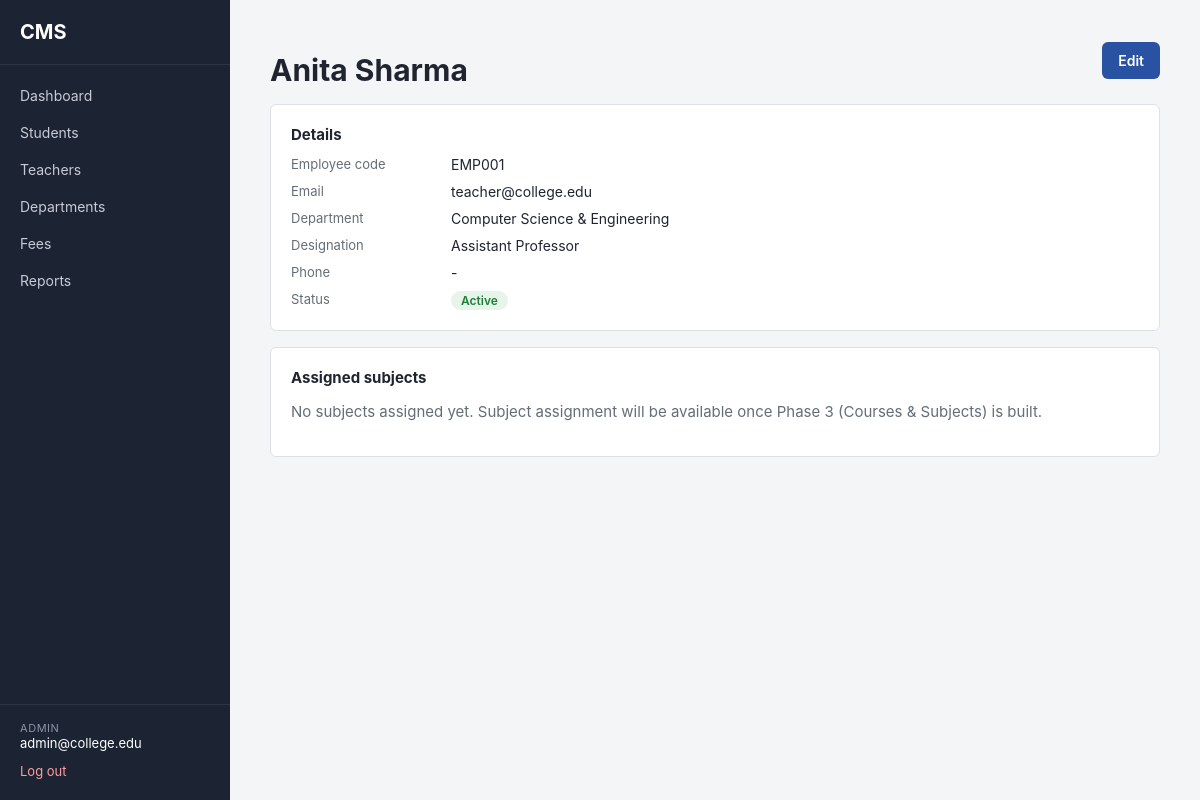
The app's page /admin/teachers/1 (signed in) with its own data.
### app/models/user.py (models this page shows, shortened)
class User(db.Model, UserMixin, TimestampMixin):
    __tablename__ = "users"
    id = db.Column(db.Integer, primary_key=True)
    email = db.Column(db.String(120), unique=True, nullable=False, index=True)
    password_hash = db.Column(db.String(255), nullable=False)
    role = db.Column(db.String(20), nullable=False)
    is_active_account = db.Column(db.Boolean, default=True, nullable=False)
    student_profile = db.relationship(
        "Student", backref="user", uselist=False, cascade="all, delete-orphan"
    )
    teacher_profile = db.relationship(
        "Teacher", backref="user", uselist=False, cascade="all, delete-orphan"
    )
    @property
    def is_active(self):
        return self.is_active_account
    def is_admin(self):
        return self.role == "admin"

### app/models/teacher.py (models this page shows, shortened)
class Teacher(db.Model, TimestampMixin):
    __tablename__ = "teachers"
    id = db.Column(db.Integer, primary_key=True)
    user_id = db.Column(
        db.Integer, db.ForeignKey("users.id"), unique=True, nullable=False
    )
    employee_code = db.Column(db.String(30), unique=True, nullable=False)
    full_name = db.Column(db.String(150), nullable=False)
    phone = db.Column(db.String(20), nullable=True)
    designation = db.Column(db.String(50), nullable=True)  # e.g. "Assistant Professor"
    department_id = db.Column(
        db.Integer, db.ForeignKey("departments.id"), nullable=False
    )
    is_active_teacher = db.Column(db.Boolean, default=True, nullable=False)
    subjects = db.relationship("Subject", backref="teacher", lazy=True)

### app/models/department.py (models this page shows, shortened)
class Department(db.Model, TimestampMixin):
    __tablename__ = "departments"
    id = db.Column(db.Integer, primary_key=True)
    name = db.Column(db.String(100), unique=True, nullable=False)
    code = db.Column(db.String(10), unique=True, nullable=False)  # e.g. "CSE"
    courses = db.relationship("Course", backref="department", lazy=True)
    teachers = db.relationship("Teacher", backref="department", lazy=True)

### app/routes/teachers.py (the view)
@teachers_bp.route("/<int:teacher_id>")
@login_required
@role_required("admin")
def view_teacher(teacher_id):
    teacher = Teacher.query.get_or_404(teacher_id)
    return render_template("teachers/profile.html", teacher=teacher)

### app/templates/teachers/profile.html (shortened to what this page needs)
{% extends "base.html" %}
{% block content %}
<div class="page-header">
    <h1>{{ teacher.full_name }}</h1>
    <a href="{{ url_for('teachers.edit_teacher', teacher_id=teacher.id) }}" class="btn btn-primary">Edit</a>
</div>
<div class="card">
    <h2 class="card-title">Details</h2>
    <dl class="detail-grid">
        <dt>Employee code</dt><dd>{{ teacher.employee_code }}</dd>
        <dt>Email</dt><dd>{{ teacher.user.email }}</dd>
        <dt>Department</dt><dd>{{ teacher.department.name if teacher.department else "-" }}</dd>
        <dt>Designation</dt><dd>{{ teacher.designation or "-" }}</dd>
        <dt>Phone</dt><dd>{{ teacher.phone or "-" }}</dd>
        <dt>Status</dt>
        <dd>
            <span class="badge {{ 'badge-success' if teacher.is_active_teacher else 'badge-muted' }}">
                {{ "Active" if teacher.is_active_teacher else "Inactive" }}
            </span>
        </dd>
    </dl>
</div>
<div class="card">
    <h2 class="card-title">Assigned subjects</h2>
    {% if teacher.subjects %}
    <ul class="plain-list">
        {% for subject in teacher.subjects %}
            <li>{{ subject.name }} ({{ subject.code }})</li>
        {% endfor %}
    </ul>
    {% else %}
    <p class="text-muted">No subjects assigned yet. Subject assignment will be available once Phase 3 (Courses & Subjects) is built.</p>
    {% endif %}
</div>
{% endblock %}

### app/templates/base.html (shortened to what this page needs)
<!DOCTYPE html>
<html lang="en">
<head>
    <link rel="stylesheet" href="{{ url_for('static', filename='css/style.css') }}">
</head>
<body>
{% if current_user.is_authenticated %}
<div class="layout">
    <aside class="sidebar">
        <div class="sidebar-brand">CMS</div>
        <nav class="sidebar-nav">
            <a href="{{ url_for('main.dashboard') }}" class="nav-link">Dashboard</a>
            {% if current_user.is_admin() %}
                <a href="{{ url_for('students.list_students') }}" class="nav-link">Students</a>
                <a href="{{ url_for('teachers.list_teachers') }}" class="nav-link">Teachers</a>
                <a href="#" class="nav-link">Departments</a>
                <a href="#" class="nav-link">Fees</a>
                <a href="#" class="nav-link">Reports</a>
            {% elif current_user.is_teacher() %}
                <a href="#" class="nav-link">My Subjects</a>
                <a href="#" class="nav-link">Attendance</a>
                <a href="#" class="nav-link">Marks</a>
            {% else %}
                <a href="#" class="nav-link">My Attendance</a>
                <a href="#" class="nav-link">My Marks</a>
                <a href="#" class="nav-link">My Fees</a>
            {% endif %}
        </nav>
        <div class="sidebar-footer">
            <div class="user-chip">
                <span class="user-role">{{ current_user.role }}</span>
                <span class="user-email">{{ current_user.email }}</span>
            </div>
            <a href="{{ url_for('auth.logout') }}" class="logout-link">Log out</a>
        </div>
    </aside>
    <main class="content">
        {% block content %}{% endblock %}
    </main>
</div>
{% else %}
    {% include "_flash.html" %}
    {% block guest_content %}{% endblock %}
{% endif %}
</body>
</html>

### app/static/css/style.css (style rules this page uses)
:root { --color-bg: #f4f5f7; --color-surface: #ffffff; --color-border: #dde1e6; --color-text: #1f2430; --color-text-muted: #656d76; --color-primary: #2952a3; --color-primary-dark: #1f3f80; --color-sidebar-bg: #1c2333; --color-sidebar-text: #c7cbd6; --color-sidebar-text-active: #ffffff; --color-success: #1e7e34; --color-danger: #b3261e; --color-warning: #8a6d00; --color-info: #14618c; --radius: 6px; --font: -apple-system, BlinkMacSystemFont, "Segoe UI", Roboto, Helvetica, Arial, sans-serif; }
* { box-sizing: border-box; }
body { margin: 0; font-family: var(--font); background: var(--color-bg); color: var(--color-text); font-size: 15px; }
a { color: var(--color-primary); text-decoration: none; }
.layout { display: flex; min-height: 100vh; }
.sidebar { width: 230px; flex-shrink: 0; background: var(--color-sidebar-bg); color: var(--color-sidebar-text); display: flex; flex-direction: column; padding: 20px 0; }
.sidebar-brand { font-weight: 700; font-size: 20px; color: #fff; padding: 0 20px 20px 20px; border-bottom: 1px solid rgba(255, 255, 255, 0.08); }
.sidebar-nav { display: flex; flex-direction: column; margin-top: 12px; flex-grow: 1; }
.nav-link { color: var(--color-sidebar-text); padding: 10px 20px; font-size: 14px; }
.sidebar-footer { padding: 16px 20px 0 20px; border-top: 1px solid rgba(255, 255, 255, 0.08); }
.user-chip { display: flex; flex-direction: column; margin-bottom: 10px; }
.user-role { text-transform: uppercase; font-size: 11px; letter-spacing: 0.05em; color: #8b93a7; }
.user-email { font-size: 13px; color: #fff; }
.logout-link { font-size: 13px; color: #ff9d9d; }
.content { flex-grow: 1; padding: 32px 40px; max-width: 1100px; }
.card { background: var(--color-surface); border: 1px solid var(--color-border); border-radius: var(--radius); padding: 20px; margin-top: 16px; }
.btn { display: inline-block; border: none; border-radius: var(--radius); padding: 10px 16px; font-size: 14px; font-weight: 600; cursor: pointer; }
.btn-primary { background: var(--color-primary); color: #fff; }
.page-header { display: flex; align-items: center; justify-content: space-between; margin-bottom: 4px; }
.page-header h1 { margin-bottom: 0; }
.badge { display: inline-block; padding: 2px 10px; border-radius: 100px; font-size: 12px; font-weight: 600; }
.badge-success { background: #e6f4ea; color: var(--color-success); }
.card-title { font-size: 15px; margin: 0 0 12px 0; }
.detail-grid { display: grid; grid-template-columns: 160px 1fr; row-gap: 10px; margin: 0; }
.detail-grid dt { color: var(--color-text-muted); font-size: 13px; }
.detail-grid dd { margin: 0; font-size: 14px; }
.text-muted { color: var(--color-text-muted); }

### records on screen
User: role "ADMIN", email "admin@college.edu"
Teacher: full_name "Anita Sharma", employee_code "EMP001", designation "Assistant Professor", phone "-", is_active_teacher "Active"
User: user.email "teacher@college.edu"
Department: department "Computer Science & Engineering"
